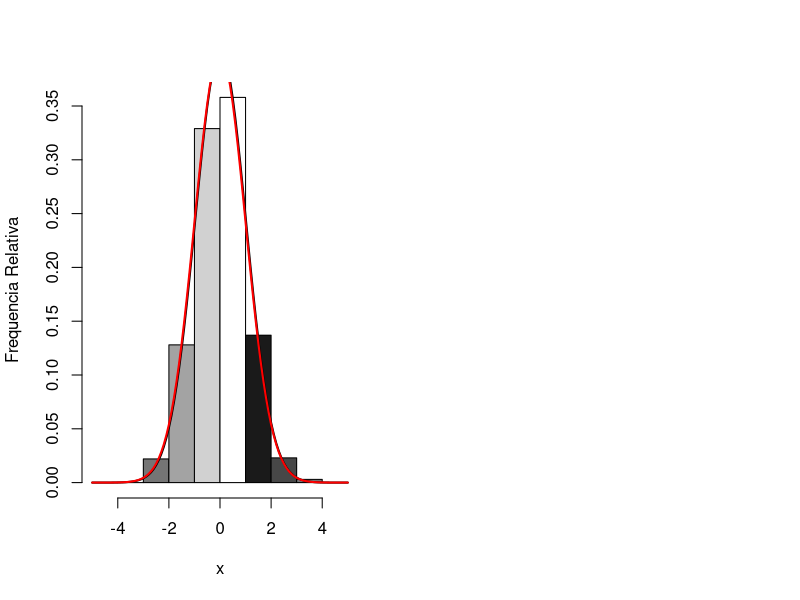

This chart was generated by the following R code: (Note: this script raises an error after producing the figure.)
# Arquivo de comandos para graficar uma curva normal
# ***************************************************
#
#  gerar aleatoriamente a distribuição normal com 1000 dados
# 
b<-rnorm(1000,0,1)
mean(b)
var(b)
median(b)
sd(b)
desvio<-sd(b)
range(b)
min(b)
max(b)
media<-round(mean(b),digits=2)
media
media1<-signif(mean(b),digits=2)
media1
vari<-round(var(b),digits=2)
vari
vari1<-signif(var(b),digits=2)
vari1
n<-length(b)
#
#  prepara o janela par formatar o numero de gráficos
#
op <- par(mfrow = c(1, 2))  # organiza os graficos em 1 fila e 2 colunas
#
#  criar uma tabela de frequências
#
df<-matrix(0,11,3)          # cria umma matriz para o posicionamento dos valores na tabela
colnames(df)<-c("fa","fr","fp")
rownames(df)<-
c("[-5,0;-4,0)","[-4,0;-3,0)","[-3,0;-2,0)","[-2,0;-1,0)","[-1,0;0,0)","[0,0;1,0)","[1,0;2,0)","[2,0;3,0)","[3,0;4,0)","[4,0;5,0)","Total")
#
#  separa os calores dependendo dos intervalos
#
tab.b<-table(cut(b,breaks=c(-5.0,-4.0,-3.0,-2.0,-1.0,0.0,1.0,2.0,3.0,4.0,5.0)))
 df[1:10,1]<-tab.b
 df[11,1]<-length(b)
 for(i in 1:10)   {df[i,2]<-df[i,1]/length(b)}
 for(i in 1:10)   {df[i,3]<-df[i,2]*100}
df
#
#
#   grafica usando histograma
#
hist(b,breaks=c(-5.0,-4.0,-3.0,-2.0,-1.0,0.0,1.0,2.0,3.0,4.0,5.0),freq=FALSE,ylab="Frequencia Relativa",xlab="x",main="",col=gray(seq(0.1,1.0,length=6)))
#
#   cria uma distribuição normal usando so os parâmetros media e variância
#
x<-seq(-5,5,length=101)
y<- dnorm(x, mean = mean(b), sd = sd(b))
lines(x, y, col = "black", lwd = 2)
y<- dnorm(x, mean = 0.0, sd = 1)
lines(x, y, col = "red", lwd = 2)
#
legend(-4,0.35, 1:2, cex = 0.8, col = 1:2, pch = NULL, lty = ltipo, title = "Curvas Normais")
#
#
# Novo gráfico mudando so os intervalos
#
df1<-matrix(0,10,3)
colnames(df1)<-c("fa","fr","fp")
rownames(df1)<-
c("[-4,5;-3,5)","[-3,5;-2,5)","[-2,5;-1,5)","[-1,5;-0,5)","[-0,5;0,5)","[0,5;1,5)","[1,5;2,5)","[2,5;3,5)","[3,5;4,5)","Total")
#
#  separa os calores dependendo dos intervalos
tab.b<-table(cut(b,breaks=c(-4.5,-3.5,-2.5,-1.5,-0.5,0.5,1.5,2.5,3.5,4.5)))
 df1[1:9,1]<-tab.b
 df1[10,1]<-length(b)
 for(i in 1:9)   {df1[i,2]<-df1[i,1]/length(b)}
 for(i in 1:9)   {df1[i,3]<-df1[i,2]*100}
df1
#   grafica os resultados
#
hist(b,breaks=c(-4.5,-3.5,-2.5,-1.5,-0.5,0.5,1.5,2.5,3.5,4.5),freq=FALSE,ylab="Frequencia Relativa",xlab="x",main="",col=gray(seq(0.1,1.0,length=6)))
#
#   grafica os mesmos resultados do calcula anterior
#
y<- dnorm(x, mean = mean(b), sd = sd(b))
lines(x, y, col = "black", lwd = 2)
y<- dnorm(x, mean = 0.0, sd = 1)
lines(x, y, col = "red", lwd = 2)
#
legend(-4,0.35, 1:2, cex = 0.8, col = 1:2, pch = 1:2, lty = ltipo, title = "Curvas Normais")




